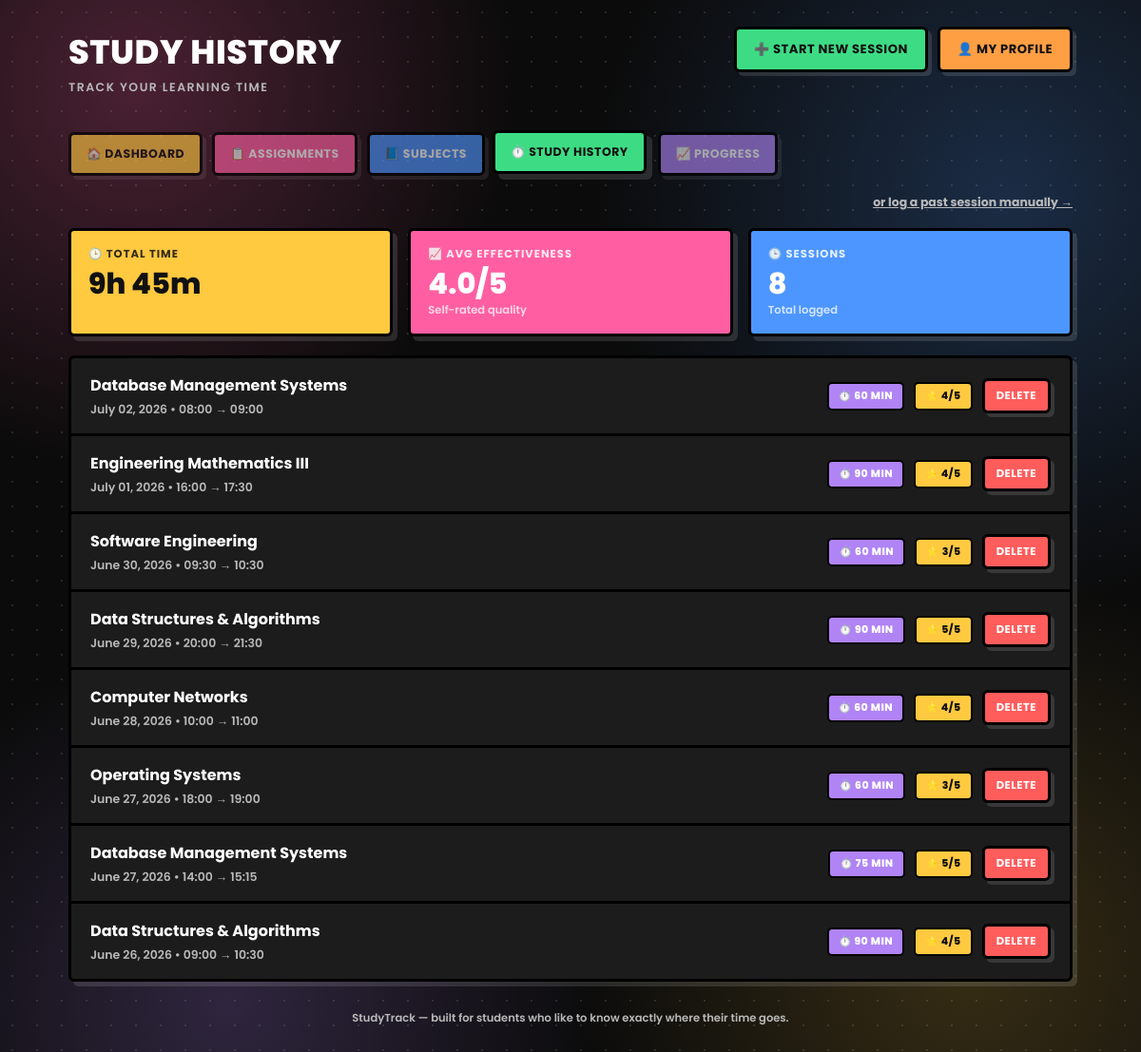
Page /study-history (signed in) on the committed database.
### app.py (models this page shows)
class StudySession(db.Model):
    id = db.Column(db.Integer, primary_key=True)
    user_id = db.Column(db.Integer, db.ForeignKey('user.id'), nullable=False)
    subject_id = db.Column(db.Integer, db.ForeignKey('subject.id'), nullable=False)
    session_date = db.Column(db.Date, default=date.today)
    start_time = db.Column(db.String(10), default='')
    end_time = db.Column(db.String(10), default='')
    duration_minutes = db.Column(db.Integer, default=0)
    effectiveness = db.Column(db.Integer, default=3)  # 1-5

class Subject(db.Model):
    id = db.Column(db.Integer, primary_key=True)
    user_id = db.Column(db.Integer, db.ForeignKey('user.id'), nullable=False)
    name = db.Column(db.String(150), nullable=False)
    category = db.Column(db.String(50), default='CORE')
    credits = db.Column(db.Integer, default=0)
    year_level = db.Column(db.String(20), default='1st Year')
    assignments = db.relationship('Assignment', backref='subject', cascade='all, delete-orphan')
    study_sessions = db.relationship('StudySession', backref='subject', cascade='all, delete-orphan')
    notes = db.relationship('SubjectNote', backref='subject', cascade='all, delete-orphan',
                             foreign_keys='SubjectNote.subject_id')

### app.py (the view)
@app.route('/study-history')
@login_required
def study_history():
    try:
        page = max(1, int(request.args.get('page', 1)))
    except ValueError:
        page = 1
    per_page = 10
    base_query = StudySession.query.filter_by(user_id=current_user.id)
    all_sessions = base_query.all()
    total_minutes = sum(s.duration_minutes for s in all_sessions)
    avg_effectiveness = round(sum(s.effectiveness for s in all_sessions) / len(all_sessions), 1) if all_sessions else 0.0
    total_count = len(all_sessions)
    total_pages = max(1, (total_count + per_page - 1) // per_page)
    page = min(page, total_pages)
    sessions = base_query.order_by(
        StudySession.session_date.desc(), StudySession.id.desc()
    ).offset((page - 1) * per_page).limit(per_page).all()
    return render_template(
        'study_history.html',
        sessions=sessions,
        total_time_str=fmt_hm(total_minutes),
        avg_effectiveness=avg_effectiveness,
        session_count=total_count,
        page=page,
        total_pages=total_pages,
    )

### app.py (called while the page is built, shortened)
@login_manager.user_loader
def load_user(user_id):
    return User.query.get(int(user_id))

def fmt_hm(total_minutes):
    total_minutes = int(total_minutes or 0)
    h, m = divmod(total_minutes, 60)
    return f"{h}h {m}m"

@app.context_processor
def inject_active_timer():
    return {'global_active_timer': None}

### templates/study_history.html (shortened to what this page needs)
{% extends "base.html" %}
{% block page_title %}Study History{% endblock %}
{% block page_subtitle %}Track your learning time{% endblock %}
{% block top_actions %}
<a href="{{ url_for('study_timer') }}" class="btn btn-green">➕ Start New Session</a>
{% endblock %}
{% block content %}
<div style="text-align:right; margin:-8px 0 16px;">
  <a href="{{ url_for('new_study_session') }}" style="font-size:0.78rem; font-weight:700; text-decoration:underline; color:var(--text-dim);">or log a past session manually →</a>
</div>
<div class="stat-grid">
  <div class="stat-box sb-yellow">
    <div class="label">🕒 Total Time</div>
    <div class="value">{{ total_time_str }}</div>
  </div>
  <div class="stat-box sb-pink">
    <div class="label">📈 Avg Effectiveness</div>
    <div class="value">{{ avg_effectiveness }}/5</div>
    <div class="sub">Self-rated quality</div>
  </div>
  <div class="stat-box sb-blue">
    <div class="label">🕒 Sessions</div>
    <div class="value">{{ session_count }}</div>
    <div class="sub">Total logged</div>
  </div>
</div>
<div class="list-panel">
  {% if sessions %}
    {% for s in sessions %}
    <div class="list-row">
      <div class="meta">
        <div class="title">{{ s.subject.name }}</div>
        <div class="sub">{{ s.session_date.strftime('%B %d, %Y') }} • {{ s.start_time }} → {{ s.end_time }}</div>
      </div>
      <div class="btn-row" style="align-items:center;">
        <span class="badge badge-purple">⏱️ {{ s.duration_minutes }} MIN</span>
        <span class="badge badge-yellow">⭐ {{ s.effectiveness }}/5</span>
        <form method="POST" action="{{ url_for('delete_study_session', item_id=s.id) }}" onsubmit="return confirmDelete('Remove this session?')">
          <button type="submit" class="btn btn-red btn-sm">Delete</button>
        </form>
      </div>
    </div>
    {% endfor %}
  {% else %}
    <div class="empty-state">
      <div class="big">No Sessions Logged Yet</div>
      <div class="small">Start a session to begin tracking your study time</div>
    </div>
  {% endif %}
</div>
{% endblock %}

### static/css/style.css (style rules this page uses)
:root { --c-yellow: #FFC940; --c-pink: #FF5FA2; --c-blue: #4D96FF; --c-green: #3DDC84; --c-purple: #B084F5; --c-orange: #FF9F43; --c-red: #FF5C5C; --radius: 6px; --border-w: 3px; --font: 'Poppins', 'Segoe UI', Arial, sans-serif; }
[data-theme="dark"] { --bg: #0b0b0b; --bg-panel: #1c1c1c; --text: #ffffff; --text-dim: #b9b9b9; --border: #000000; --shadow: rgba(255, 255, 255, 0.12); --input-bg: #0b0b0b; --input-border: #444444; --card-dark-text: #111111; --bg-dot: rgba(255, 255, 255, 0.11); --glow-1: rgba(255, 95, 162, 0.26); --glow-2: rgba(77, 150, 255, 0.24); --glow-3: rgba(176, 132, 245, 0.22); --glow-4: rgba(255, 201, 64, 0.18); }
html { background: var(--bg); }
* { box-sizing: border-box; }
body { margin: 0; font-family: var(--font); color: var(--text); min-height: 100vh; position: relative; transition: background 0.15s ease, color 0.15s ease; background-color: var(--bg); background-image: radial-gradient(circle 560px at 12% 8%, var(--glow-1), transparent 72%), radial-gradient(circle 600px at 88% 18%, var(--glow-2), transparent 72%), radial-gradient(circle 540px at 20% 92%, var(--glow-3), transparent 72%), radial-gradient(circle 580px at 85% 88%, var(--glow-4), transparent 72%), radial-gradient(var(--bg-dot) 1.5px, transparent 1.5px); background-size: auto, auto, auto, auto, 26px 26px; background-attachment: fixed, fixed, fixed, fixed, fixed; background-repeat: no-repeat, no-repeat, no-repeat, no-repeat, repeat; }
a { color: inherit; text-decoration: none; }
.btn { display: inline-flex; align-items: center; gap: 8px; font-family: var(--font); font-weight: 700; font-size: 0.82rem; letter-spacing: 0.5px; text-transform: uppercase; color: #111; background: var(--c-yellow); border: var(--border-w) solid var(--border); border-radius: var(--radius); padding: 11px 18px; cursor: pointer; box-shadow: 4px 4px 0 var(--shadow); transition: transform 0.08s ease, box-shadow 0.08s ease; white-space: nowrap; }
.btn-green { background: var(--c-green); }
.btn-red { background: var(--c-red); color: #fff; }
.btn-sm { padding: 7px 12px; font-size: 0.72rem; }
.btn-row { display: flex; gap: 10px; flex-wrap: wrap; }
.stat-grid { display: grid; grid-template-columns: repeat(auto-fit, minmax(160px, 1fr)); gap: 16px; margin-bottom: 20px; }
.stat-box { border: var(--border-w) solid var(--border); border-radius: var(--radius); box-shadow: 5px 5px 0 var(--shadow); padding: 16px 18px; color: #111; }
.stat-box .label { font-size: 0.72rem; font-weight: 700; letter-spacing: 1px; text-transform: uppercase; display: flex; align-items: center; gap: 6px; margin-bottom: 8px; opacity: 0.85; }
.stat-box .value { font-size: 1.9rem; font-weight: 800; line-height: 1; }
.stat-box .sub { font-size: 0.72rem; font-weight: 600; opacity: 0.75; margin-top: 4px; }
.sb-blue { background: var(--c-blue); color: #fff; }
.sb-pink { background: var(--c-pink); color: #fff; }
.sb-yellow { background: var(--c-yellow); }
.list-panel { border: var(--border-w) solid var(--border); border-radius: var(--radius); box-shadow: 5px 5px 0 var(--shadow); background: var(--bg-panel); overflow: hidden; }
.list-row { display: flex; justify-content: space-between; align-items: center; gap: 16px; padding: 16px 20px; border-bottom: var(--border-w) solid var(--border); flex-wrap: wrap; }
.list-row:last-child { border-bottom: none; }
.list-row .meta { display: flex; flex-direction: column; gap: 4px; }
.list-row .meta .title { font-weight: 700; font-size: 1rem; }
.list-row .meta .sub { font-size: 0.78rem; color: var(--text-dim); font-weight: 600; }
.badge { display: inline-flex; align-items: center; gap: 5px; font-size: 0.68rem; font-weight: 800; letter-spacing: 0.5px; text-transform: uppercase; padding: 5px 10px; border: 2px solid var(--border); border-radius: 5px; color: #111; }
.badge-yellow { background: var(--c-yellow); }
.badge-purple { background: var(--c-purple); color: #fff; }

### rows in the picture
StudySession: subject.name "Database Management Systems", session_date "July 02, 2026", start_time "08:00", end_time "09:00", duration_minutes "60", effectiveness "4"
StudySession: subject.name "Engineering Mathematics III", session_date "July 01, 2026", start_time "16:00", end_time "17:30", duration_minutes "90", effectiveness "4"
StudySession: subject.name "Software Engineering", session_date "June 30, 2026", start_time "09:30", end_time "10:30", duration_minutes "60", effectiveness "3"
StudySession: subject.name "Data Structures & Algorithms", session_date "June 29, 2026", start_time "20:00", end_time "21:30", duration_minutes "90", effectiveness "5"
StudySession: subject.name "Computer Networks", session_date "June 28, 2026", start_time "10:00", end_time "11:00", duration_minutes "60", effectiveness "4"
StudySession: subject.name "Operating Systems", session_date "June 27, 2026", start_time "18:00", end_time "19:00", duration_minutes "60", effectiveness "3"
StudySession: subject.name "Database Management Systems", session_date "June 27, 2026", start_time "14:00", end_time "15:15", duration_minutes "75", effectiveness "5"
StudySession: subject.name "Data Structures & Algorithms", session_date "June 26, 2026", start_time "09:00", end_time "10:30", duration_minutes "90", effectiveness "4"

### other values in the picture
{{ total_time_str }} "9h 45m"
{{ avg_effectiveness }} "4.0"
{{ session_count }} "8"
